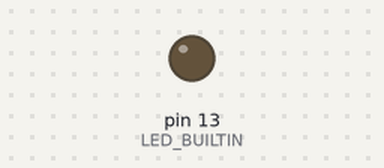
The sketch below on a simulated Arduino Uno, built with avr-gcc and run on an emulated ATmega328P. Parts: output pins drawn as LEDs (lit = HIGH). Dashed ring = blinking.

Above: at 0.2 s.
At 2.51 s:
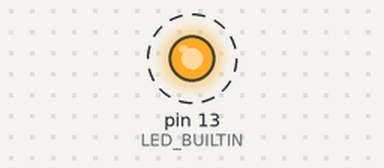
Timing chart, 0 to 3.0 s (numbered marks = the images above):
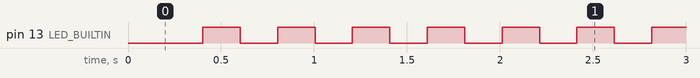

The sketch:

LED.ino
```cpp
long lastMsg=0;
void setup() {
    pinMode(LED_BUILTIN, OUTPUT);
}
char flag = 0;
void loop() {
  long now = millis();
  if (now - lastMsg > 200) {
    lastMsg = now;
    if(flag){
      flag = 0;
      digitalWrite(LED_BUILTIN, HIGH);
    }
    else{
      flag = 1;
      digitalWrite(LED_BUILTIN, LOW);
    }
  }
}
```

Measured:
- by itself, pin 13 (LED_BUILTIN): alternates HIGH for 0.20 s and LOW for 0.20 s
